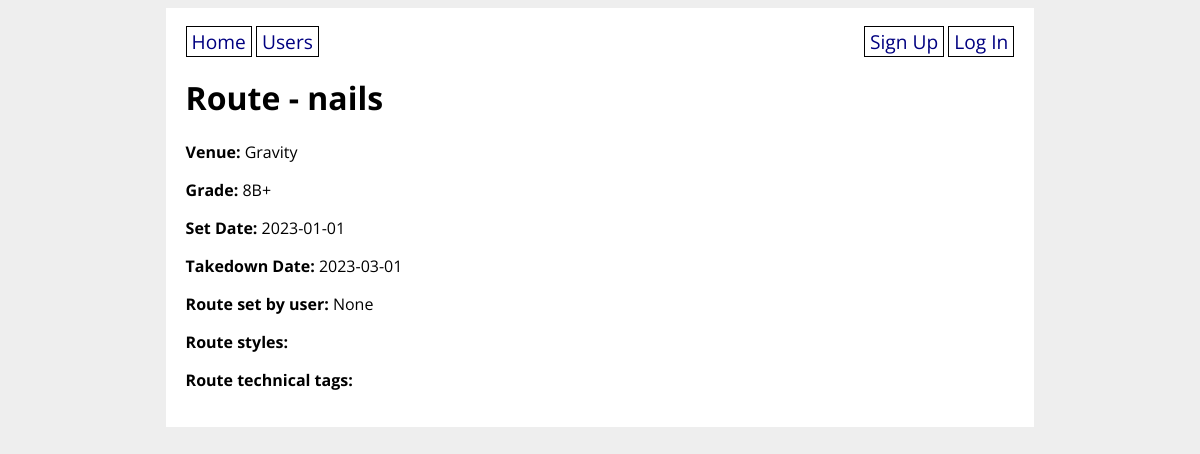
The app's page /route/1, older data.
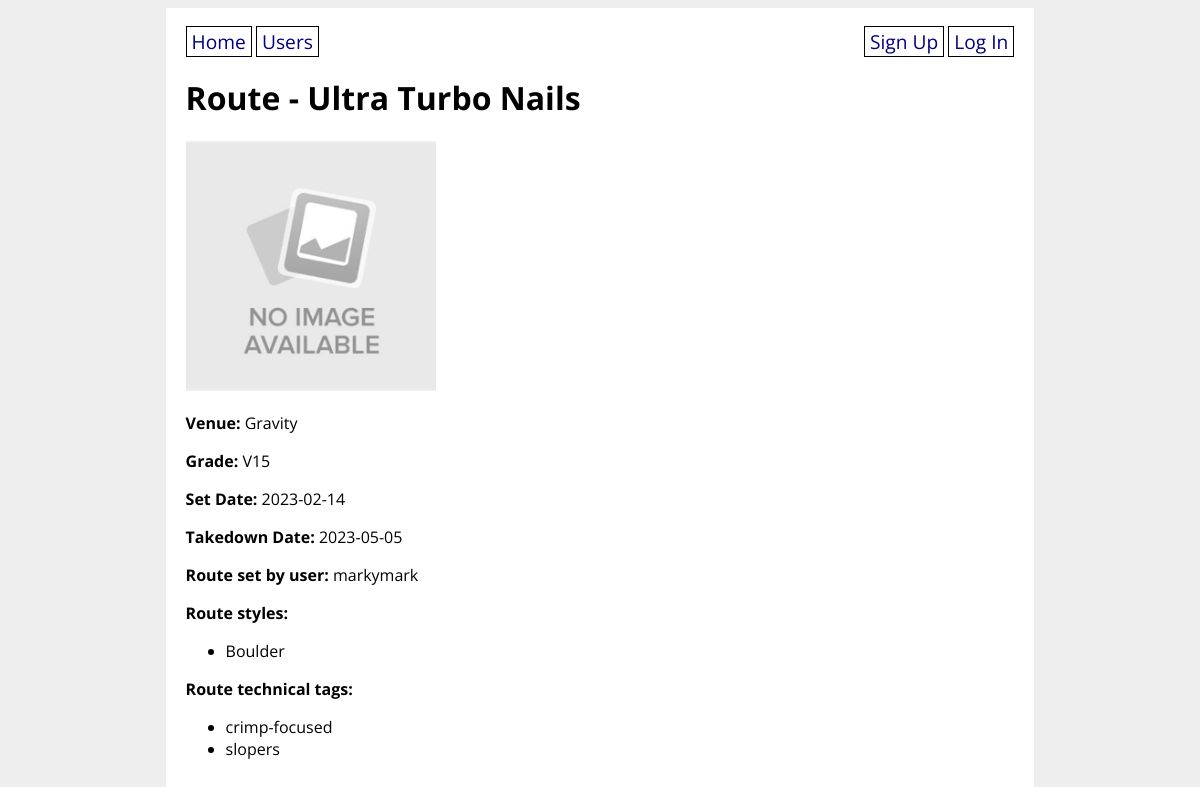
The same page, newer data.
### climbunity_app/models.py (models this page shows, shortened)
class Route(db.Model):
    id = db.Column(db.Integer, primary_key=True)
    venue_id = db.Column(db.Integer, db.ForeignKey('venue.id'), nullable=False)
    setter_id = db.Column(db.Integer, db.ForeignKey('user.id'))
    name = db.Column(db.String(80), nullable=False)
    grade = db.Column(db.String(10), nullable=False)
    photo_url = db.Column(URLType)
    route_set_date = db.Column(db.Date)
    route_takedown_date = db.Column(db.Date)
    projecting_users = db.relationship('User',
        secondary='user_project_lists', back_populates='user_projects'
    )
    ascents_on_route = db.relationship('Ascent',
        secondary='route_ascent_lists', back_populates='routes_ascended'
    )
    possible_route_styles = db.relationship('Style',
        secondary='route_style_lists', back_populates='route_styles'
    )
    route_tags = db.relationship('Tag',
        secondary='route_tag_lists', back_populates='tagged_routes'
    )

class User(UserMixin, db.Model):
    id = db.Column(db.Integer, primary_key=True)
    username = db.Column(db.String(80), nullable=False, unique=True)
    password = db.Column(db.String(200), nullable=False)
    email = db.Column(db.String(200), nullable=False)
    first_name = db.Column(db.String(50), nullable=False)
    last_name = db.Column(db.String(50), nullable=False)
    address = db.Column(db.String(200), nullable=False)
    has_gear = db.Column(db.Boolean, nullable=False)
    user_projects = db.relationship('Route',
        secondary='user_project_lists', back_populates='projecting_users'
    )
    user_appointments = db.relationship('Appointment',
        secondary='appointment_guests', back_populates='appointment_attendants'
    )
    user_does_styles = db.relationship('Style',
        secondary='user_style_lists', back_populates='climber_styles'
    )
    def __str__(self):
        return f'{self.username}'

class Style(db.Model):
    id = db.Column(db.Integer, primary_key=True)
    style = db.Column(db.String(8))
    climber_styles = db.relationship('User',
        secondary='user_style_lists', back_populates='user_does_styles'
    )
    route_styles = db.relationship('Route',
        secondary='route_style_lists', back_populates='possible_route_styles'
    )
    def __str__(self):
        return f'{self.style}'

class Tag(db.Model):
    id = db.Column(db.Integer, primary_key=True)
    tag = db.Column(db.String)
    tagged_routes = db.relationship('Route',
        secondary='route_tag_lists', back_populates='route_tags'
    )
    def __str__(self):
        return f'{self.tag}'
    def __repr__(self):
        return f'{self.tag}'

### climbunity_app/main/routes.py (the view, shortened to what this page needs)
@main.route('/route/<route_id>', methods=['GET', 'POST'])
def route_detail(route_id):
    route = Route.query.get(route_id)
    route_venue = Venue.query.get(route.venue_id)
    setter = User.query.get(route.setter_id)
    form = RouteForm(obj=route)
    item = Route.query.get(route_id)
    return render_template('route_detail.html', form=form, route=route, route_venue=route_venue, setter=setter)

### climbunity_app/models.py (called while the page is built)
    def __str__(self):
        return f'{self.name}'

### climbunity_app/templates/route_detail.html (shortened to what this page needs)
{% extends 'base.html' %}
{% block content %}
<h1>Route - {{ route.name }}</h1>
{% if route.photo_url %}
    <p><img src="{{ route.photo_url }}" width="250px" height="250px"></p>
{% endif %}
<p><strong>Venue:</strong> {{ route_venue }}</p>
<p><strong>Grade:</strong> {{ route.grade }}</p>
<p><strong>Set Date:</strong> {{ route.route_set_date }}</p>
<p><strong>Takedown Date:</strong> {{ route.route_takedown_date }}</p>
<p><strong>Route set by user:</strong> {{ setter }}</p>
<p><strong>Route styles:</strong></p>
<ul>
    {% for style in route.possible_route_styles %}
        <li>{{ style }}</li>
    {% endfor %}
</ul>
<p><strong>Route technical tags:</strong></p>
<ul>
    {% for tag in route.route_tags %}
        <li>{{ tag }}</li>
    {% endfor %}
</ul>
{% endblock %}

Row changes from the older to the newer data that the page shows:
changed Route: name "nails" → "Ultra Turbo Nails"; photo_url: picture added; grade "8B+" → "V15"; route_set_date "2023-01-01" → "2023-02-14"; route_takedown_date "2023-03-01" → "2023-05-05"
now on this page (row unchanged): User: username "markymark"
now on this page (row unchanged): Style: style "Boulder"
now on this page (row unchanged): Tag: tag "crimp-focused"
now on this page (row unchanged): Tag: tag "slopers"
Text that changed along with them:
{{ setter }}: "None" → (not shown)
